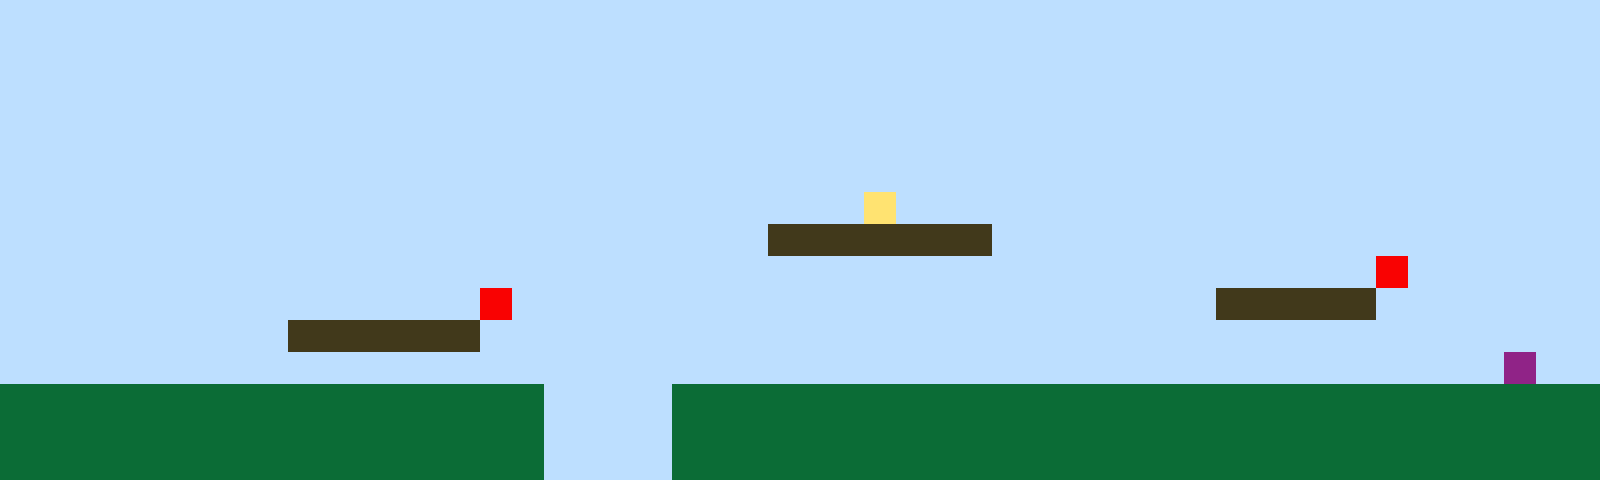

Below is a game level as drawn by its tile map, then a one-line description and the .tmx file that defines it, in full:
An orthogonal 50x15 tile map with 32x32 px tiles, 1 tile layer (Tile Layer 1).

<map version="1.10" tiledversion="1.11.2" orientation="orthogonal" renderorder="right-up" width="50" height="15" tilewidth="32" tileheight="32" infinite="0" nextlayerid="2" nextobjectid="1"><editorsettings><export target="map1.csv" format="csv" /></editorsettings><tileset firstgid="1" name="sprites" tilewidth="32" tileheight="32" tilecount="6" columns="3"><image source="sprites.png" width="96" height="64" /></tileset><layer id="1" name="Tile Layer 1" width="50" height="15"><data encoding="csv">1,1,1,1,1,1,1,1,1,1,1,1,1,1,1,1,1,1,1,1,1,1,1,1,1,1,1,1,1,1,1,1,1,1,1,1,1,1,1,1,1,1,1,1,1,1,1,1,1,1,1,1,1,1,1,1,1,1,1,1,1,1,1,1,1,1,1,1,1,1,1,1,1,1,1,1,1,1,1,1,1,1,1,1,1,1,1,1,1,1,1,1,1,1,1,1,1,1,1,1,1,1,1,1,1,1,1,1,1,1,1,1,1,1,1,1,1,1,1,1,1,1,1,1,1,1,1,1,1,1,1,1,1,1,1,1,1,1,1,1,1,1,1,1,1,1,1,1,1,1,1,1,1,1,1,1,1,1,1,1,1,1,1,1,1,1,1,1,1,1,1,1,1,1,1,1,1,1,1,1,1,1,1,1,1,1,1,1,1,1,1,1,1,1,1,1,1,1,1,1,1,1,1,1,1,1,1,1,1,1,1,1,1,1,1,1,1,1,1,1,1,1,1,1,1,1,1,1,1,1,1,1,1,1,1,1,1,1,1,1,1,1,1,1,1,1,1,1,1,1,1,1,1,1,1,1,1,1,1,1,1,1,1,1,1,1,1,1,1,1,1,1,1,1,1,1,1,1,1,1,1,1,1,1,1,1,1,1,1,1,1,1,1,1,1,1,1,1,1,1,1,1,1,1,1,1,1,1,1,1,1,1,1,1,1,1,1,1,1,1,1,1,1,1,1,1,1,4,1,1,1,1,1,1,1,1,1,1,1,1,1,1,1,1,1,1,1,1,1,1,1,1,1,1,1,1,1,1,1,1,1,1,1,1,1,1,1,1,1,1,1,1,1,1,3,3,3,3,3,3,3,1,1,1,1,1,1,1,1,1,1,1,1,1,1,1,1,1,1,1,1,1,1,1,1,1,1,1,1,1,1,1,1,1,1,1,1,1,1,1,1,1,1,1,1,1,1,1,1,1,1,1,1,1,1,1,1,1,1,1,1,1,1,5,1,1,1,1,1,1,1,1,1,1,1,1,1,1,1,1,1,1,1,1,1,5,1,1,1,1,1,1,1,1,1,1,1,1,1,1,1,1,1,1,1,1,1,1,3,3,3,3,3,1,1,1,1,1,1,1,1,1,1,1,1,1,1,1,1,3,3,3,3,3,3,1,1,1,1,1,1,1,1,1,1,1,1,1,1,1,1,1,1,1,1,1,1,1,1,1,1,1,1,1,1,1,1,1,1,1,1,1,1,1,1,1,1,1,1,1,1,1,1,1,1,1,1,1,1,1,1,1,1,1,1,1,1,1,1,1,1,1,1,1,1,1,1,1,1,1,1,1,1,1,1,1,1,6,1,1,2,2,2,2,2,2,2,2,2,2,2,2,2,2,2,2,2,1,1,1,1,2,2,2,2,2,2,2,2,2,2,2,2,2,2,2,2,2,2,2,2,2,2,2,2,2,2,2,2,2,2,2,2,2,2,2,2,2,2,2,2,2,2,2,2,2,2,1,1,1,1,2,2,2,2,2,2,2,2,2,2,2,2,2,2,2,2,2,2,2,2,2,2,2,2,2,2,2,2,2,2,2,2,2,2,2,2,2,2,2,2,2,2,2,2,2,2,1,1,1,1,2,2,2,2,2,2,2,2,2,2,2,2,2,2,2,2,2,2,2,2,2,2,2,2,2,2,2,2,2</data></layer></map>
